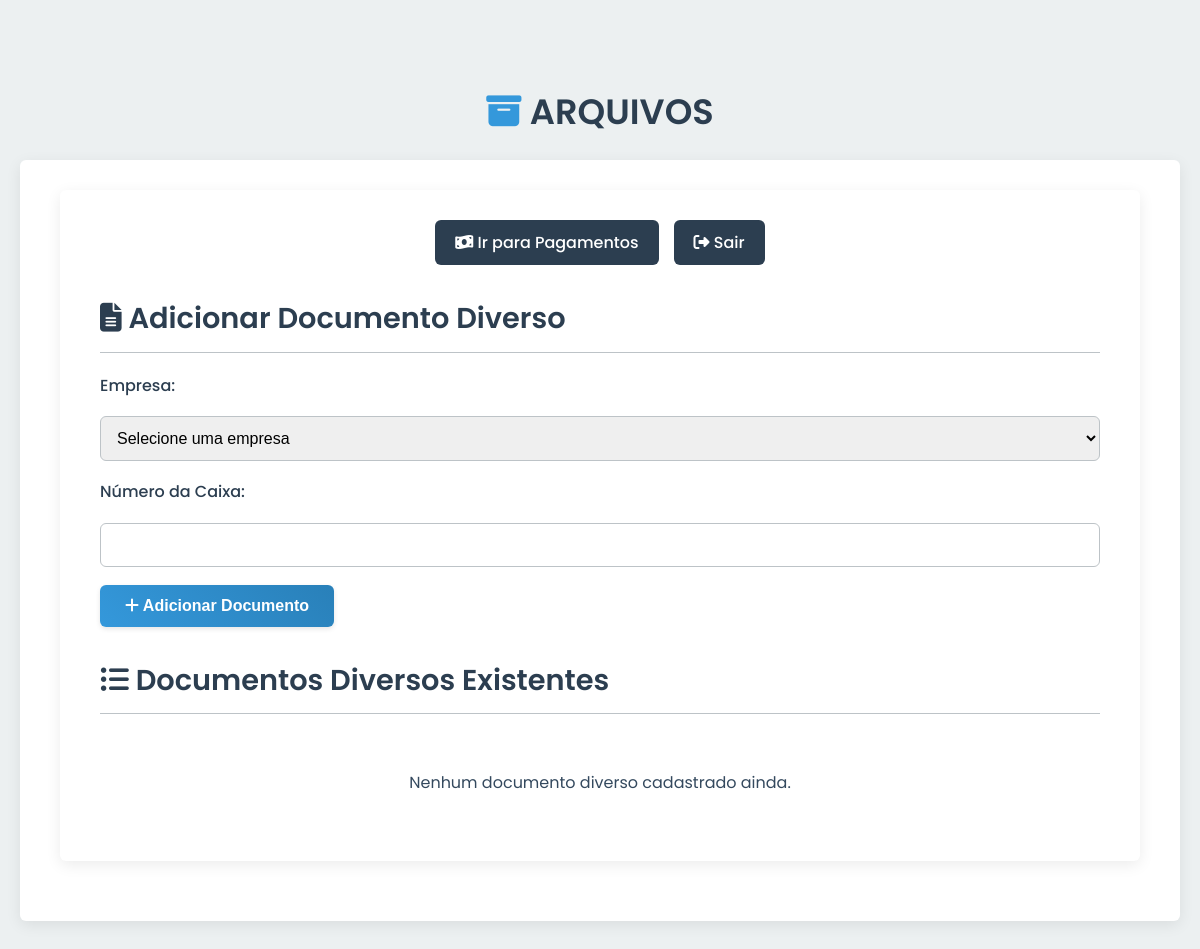
The app's page /contas_a_pagar/documentos_diversos (signed in), older data.
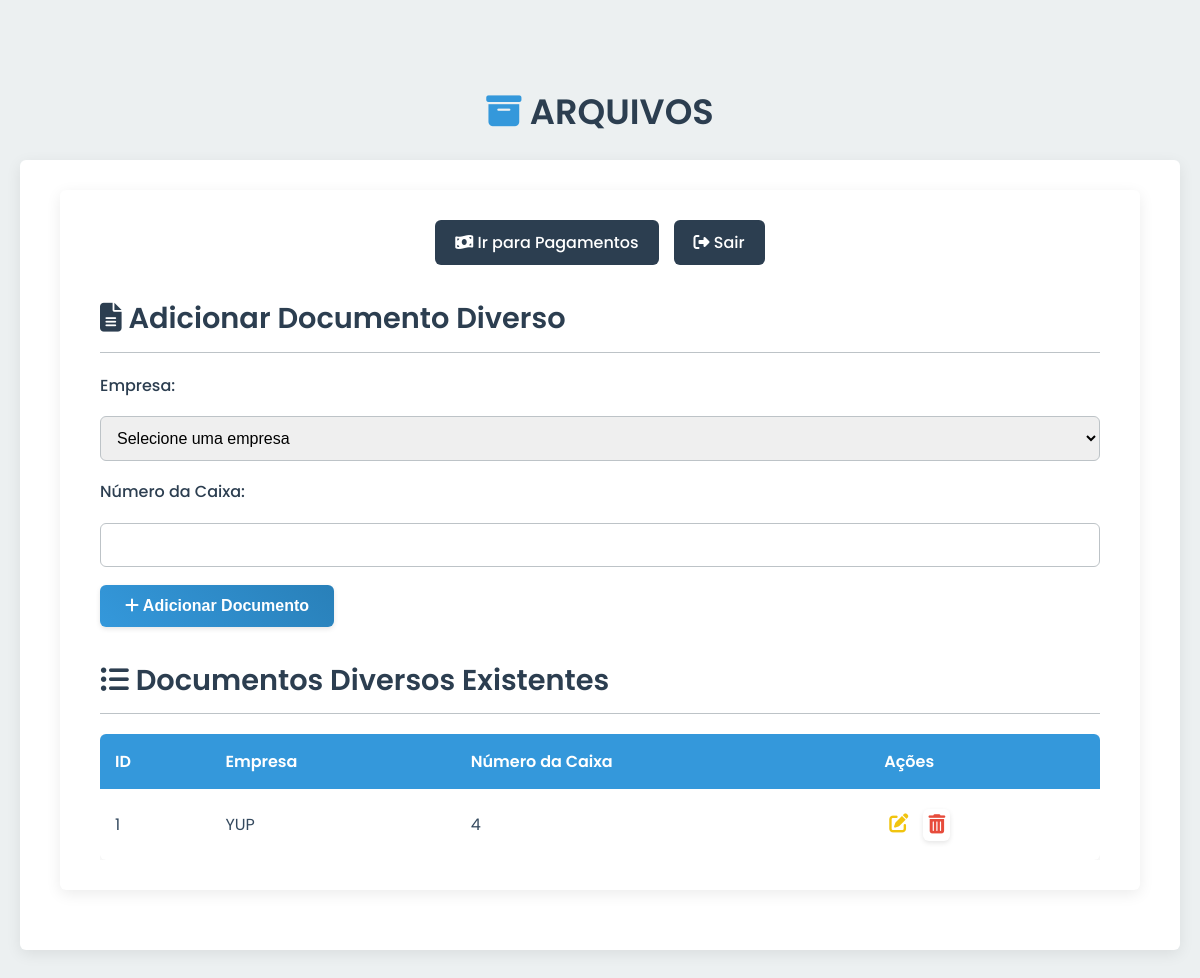
The same page, newer data.
### tables this page shows
CREATE TABLE contas_a_pagar_diversos (
            id INTEGER PRIMARY KEY AUTOINCREMENT,
            numero_caixa TEXT NOT NULL,
            store_id INTEGER,
            FOREIGN KEY (store_id) REFERENCES stores(id)
        );

CREATE TABLE stores (
            id INTEGER PRIMARY KEY AUTOINCREMENT,
            name TEXT UNIQUE NOT NULL
        );

### app.py (the view, shortened to what this page needs)
@app.route('/contas_a_pagar/documentos_diversos', methods=['GET', 'POST'])
@login_required
@role_required(['super_admin', 'admin_contas_a_pagar'])
def documentos_diversos_dashboard():
    db = get_db()
    stores = []
    if session['role'] == 'super_admin':
        documentos = db.execute("SELECT d.*, s.name as store_name FROM contas_a_pagar_diversos d LEFT JOIN stores s ON d.store_id = s.id ORDER BY d.numero_caixa").fetchall()
        stores = db.execute("SELECT id, name FROM stores ORDER BY name").fetchall()
    else:
        documentos = db.execute("SELECT d.*, s.name as store_name FROM contas_a_pagar_diversos d LEFT JOIN stores s ON d.store_id = s.id WHERE d.store_id = ? ORDER BY d.numero_caixa", (session.get('store_id'),)).fetchall()
    return render_template('contas_a_pagar/documentos_diversos_dashboard.html', documentos_diversos=documentos, stores=stores)

### app.py (called while the page is built)
def login_required(f):
    @wraps(f)
    def decorated_function(*args, **kwargs):
        if 'logged_in' not in session:
            flash('Você precisa fazer login para acessar esta página.', 'danger')
            return redirect(url_for('admin_login'))
        return f(*args, **kwargs)
    return decorated_function

def role_required(allowed_roles):
    def decorator(f):
        @wraps(f)
        def decorated_function(*args, **kwargs):
            if 'logged_in' not in session or 'role' not in session:
                flash('Você precisa fazer login para acessar esta página.', 'danger')
                return redirect(url_for('admin_login'))
            if session['role'] not in allowed_roles:
                flash('Você não tem permissão para acessar esta página.', 'danger')
                if session.get('role') == 'super_admin':
                    return redirect(url_for('super_admin_dashboard'))
                return redirect(url_for('index'))
            return f(*args, **kwargs)
        return decorated_function
    return decorator

### templates/contas_a_pagar/documentos_diversos_dashboard.html (shortened to what this page needs)
{% extends "base.html" %}
{% block content %}
<div class="card">
    <div class="admin-nav">
        <a href="{{ url_for('contas_a_pagar_dashboard') }}"><i class="fas fa-money-bill-wave"></i> Ir para Pagamentos</a>
        <a href="{{ url_for('admin_logout') }}"><i class="fas fa-sign-out-alt"></i> Sair</a>
    </div>
    <h2><i class="fas fa-file-alt"></i> Adicionar Documento Diverso</h2>
    <div class="form-section">
        <form action="{{ url_for('documentos_diversos_dashboard') }}" method="POST">
            {% if session.role == 'super_admin' %}
            <label for="store_id">Empresa:</label>
            <select id="store_id" name="store_id" required>
                <option value="">Selecione uma empresa</option>
            </select>
            {% endif %}
            <label for="numero_caixa">Número da Caixa:</label>
            <input type="text" id="numero_caixa" name="numero_caixa" required>
            <button type="submit"><i class="fas fa-plus"></i> Adicionar Documento</button>
        </form>
    </div>
    <h2><i class="fas fa-list-ul"></i> Documentos Diversos Existentes</h2>
    <div class="table-wrapper">
        {% if documentos_diversos %}
            <table>
                <thead>
                    <tr>
                        <th>ID</th>
                        {% if session.role == 'super_admin' %}<th>Empresa</th>{% endif %}
                        <th>Número da Caixa</th>
                        <th>Ações</th>
                    </tr>
                </thead>
                <tbody>
                    {% for item in documentos_diversos %}
                        <tr>
                            <td>{{ item.id }}</td>
                            {% if session.role == 'super_admin' %}<td>{{ item.store_name or 'N/A' }}</td>{% endif %}
                            <td>{{ item.numero_caixa }}</td>
                            <td class="actions">
                                <a href="{{ url_for('contas_a_pagar_diversos_edit', item_id=item.id) }}" class="edit" title="Editar"><i class="fas fa-edit"></i></a>
                                <form action="{{ url_for('contas_a_pagar_diversos_delete', item_id=item.id) }}" method="POST" style="display:inline;">
                                    <button type="submit" class="delete" title="Excluir"><i class="fas fa-trash-alt"></i></button>
                                </form>
                            </td>
                        </tr>
                    {% endfor %}
                </tbody>
            </table>
        {% else %}
            <p style="text-align: center; padding: 20px;">Nenhum documento diverso cadastrado ainda.</p>
        {% endif %}
    </div>
</div>
{% endblock %}

Row changes from the older to the newer data that the page shows:
added contas_a_pagar_diversos: id "1", name "YUP", numero_caixa "4"
Text that changed along with them:
text no longer shown: "Nenhum documento diverso cadastrado ainda."
text now shown: "ID Empresa Número da Caixa Ações"
